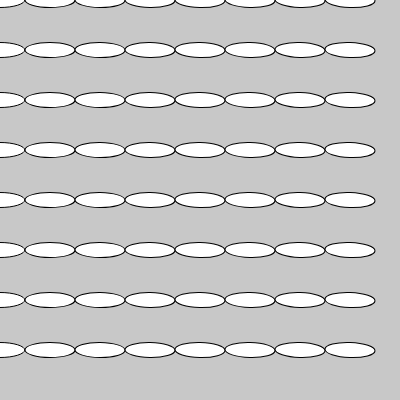
Frame 1 (no input)
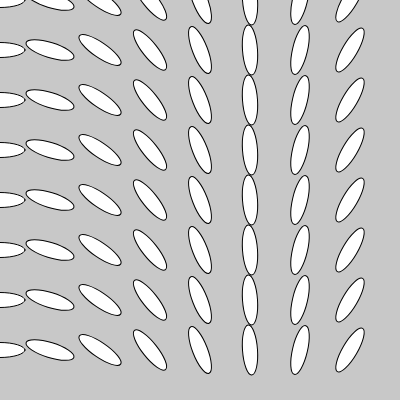
Frame 60 (no input)
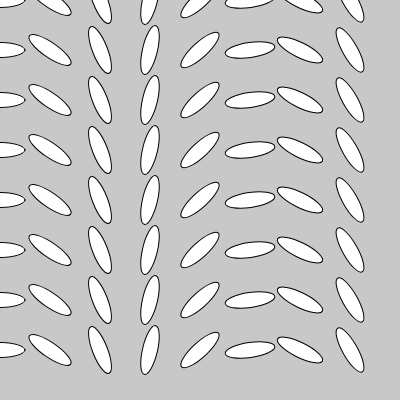
Frame 120 (the mouse pressed at the canvas centre since frame 60)

The p5.js sketch that drew these frames (run headless with seeded random() and noise() and a simulated clock; from frame 60 on, the mouse is pressed at the canvas centre):

// p5.js sketch
// ── sketch.js
function setup() {
  createCanvas(400, 400);
  background(220);
}

function draw() {
  background(200);

  let gridSize = 50;
  for (let y = 0; y < height; y += gridSize) {
    for (let x = 0; x < width; x += gridSize) {
      //rect(x, y, gridSize, gridSize);
      spinningEllipse(x, y, gridSize, gridSize * 0.3, 0.0001 * x);
    }
  }
}

// module
function spinningEllipse(x, y, w, h, spd) {
  push();
  translate(x, y);
  rotate(frameCount * spd);
  ellipse(0, 0, w, h);
  pop();
}
